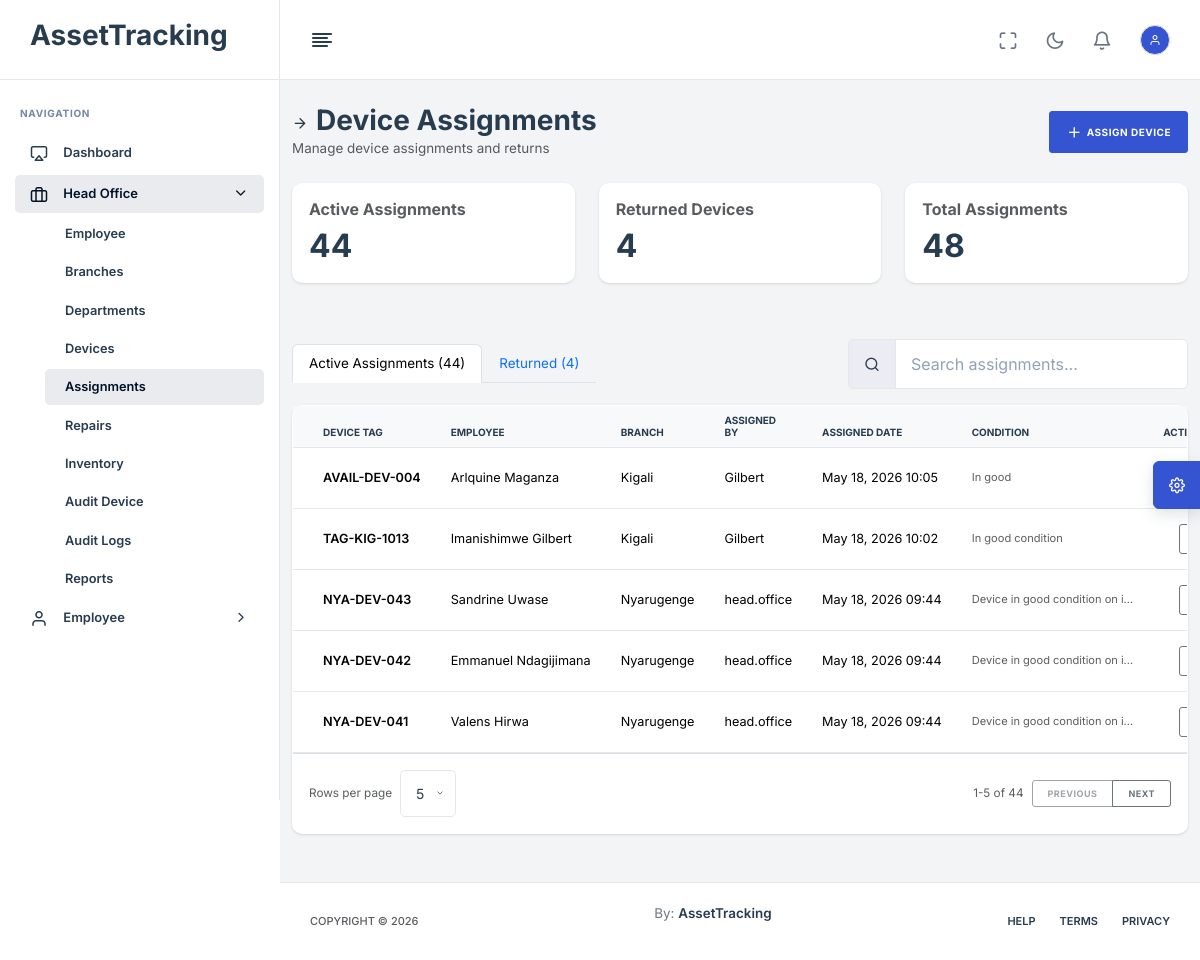
Before: /head-office/assignments/ (signed in) with the older database file.
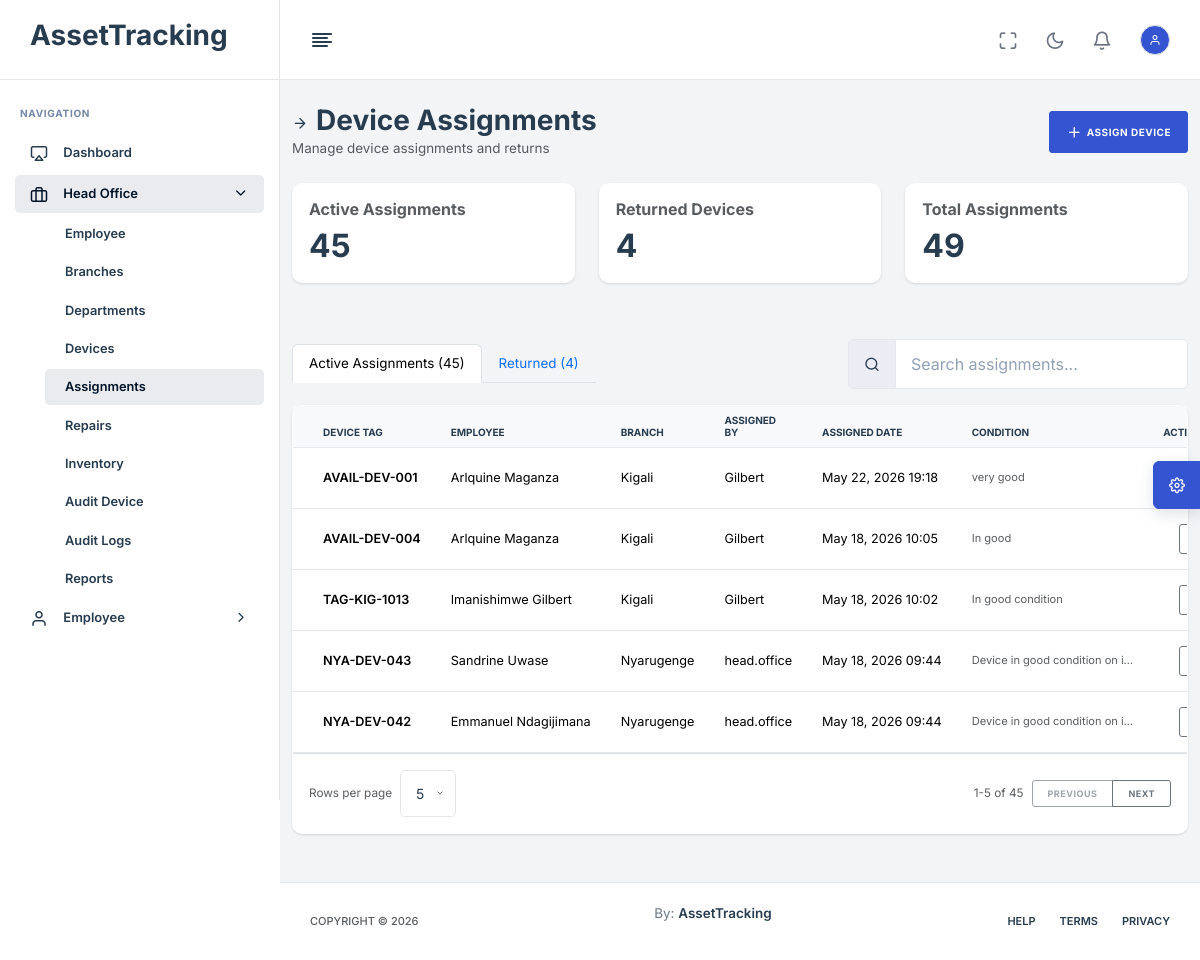
After: the same page with the newer database file.
### App/models.py (models this page shows, shortened)
class DeviceAssignment(models.Model):
    device = models.ForeignKey(Device, on_delete=models.CASCADE, related_name='assignments')
    employee = models.ForeignKey(Employee, on_delete=models.SET_NULL, null=True)
    branch = models.ForeignKey(Branch, on_delete=models.SET_NULL, null=True)
    assigned_by = models.ForeignKey(User, on_delete=models.SET_NULL, null=True, related_name='assigned_devices')
    received_by = models.ForeignKey(User, on_delete=models.SET_NULL, null=True, blank=True)
    assigned_date = models.DateTimeField(auto_now_add=True)
    returned_date = models.DateTimeField(null=True, blank=True)
    condition_on_issue = models.TextField(blank=True)
    condition_on_return = models.TextField(blank=True)
    class Meta:
        constraints = [
            models.UniqueConstraint(
                fields=['device'],
                condition=models.Q(returned_date__isnull=True),
                name='unique_active_assignment'
            )
        ]

class SoftDeleteModel(models.Model):
    is_deleted = models.BooleanField(default=False)
    deleted_at = models.DateTimeField(null=True, blank=True)
    deleted_by = models.ForeignKey(
        settings.AUTH_USER_MODEL,
        null=True,
        blank=True,
        on_delete=models.SET_NULL,
        related_name="%(class)s_deleted_records",
    )
    deletion_reason = models.TextField(blank=True)
    class Meta:
        abstract = True

class Device(SoftDeleteModel):
    STATUS_CHOICES = [
        ('AVAILABLE', 'Available'),
        ('ASSIGNED', 'Assigned'),
        ('PENDING_RETURN', 'Pending Return'),
        ('IN_REPAIR', 'In Repair'),
        ('COMPLETED', 'Completed'),
        ('REPAIRED', 'Repaired'),
        ('MISSING', 'Missing'),
        ('RETIRED', 'Retired'),
        ('DECOMMISSIONED', 'Decommissioned'),
    ]
    LOCATION_CHOICES = [
        ('HEAD_OFFICE', 'Head Office'),
        ('BRANCH', 'Branch'),
        ('EMPLOYEE', 'Employee'),
        ('TECHNICIAN', 'Head Office / Technician'),
    ]
    device_type = models.CharField(max_length=50)
    brand = models.CharField(max_length=100)
    model = models.CharField(max_length=100)
    serial_number = models.CharField(max_length=100, unique=True)
    company_tag = models.CharField(max_length=100, unique=True)  # QR / Barcode
    purchase_date = models.DateField(null=True, blank=True)
    warranty_expiry = models.DateField(null=True, blank=True)
    status = models.CharField(max_length=20, choices=STATUS_CHOICES, default='AVAILABLE')
    assigned_employee = models.ForeignKey('Employee', null=True, blank=True, on_delete=models.SET_NULL)
    assigned_branch = models.ForeignKey('Branch', null=True, blank=True, on_delete=models.SET_NULL)
    location_type = models.CharField(max_length=20, choices=LOCATION_CHOICES, default='HEAD_OFFICE')
    current_location = models.CharField(max_length=255, default="Head Office")
    condition_notes = models.TextField(blank=True)
    registered_at = models.DateTimeField(auto_now_add=True)
    decommissioned_at = models.DateTimeField(null=True, blank=True)
    decommissioned_by = models.ForeignKey(
        settings.AUTH_USER_MODEL,
        null=True,
        blank=True,
        on_delete=models.SET_NULL,
        related_name="decommissioned_devices",
    )
    decommission_reason = models.CharField(max_length=255, blank=True)
    decommission_notes = models.TextField(blank=True)
    previous_status_before_decommission = models.CharField(max_length=20, blank=True)
    last_location_before_decommission = models.CharField(max_length=255, blank=True)

class Employee(SoftDeleteModel):
    STATUS_CHOICES = [
        ('ACTIVE', 'Active'),
        ('INACTIVE', 'Inactive'),
        ('EXITED', 'Exited'),
    ]
    user = models.OneToOneField(settings.AUTH_USER_MODEL, on_delete=models.CASCADE, null=True, blank=True)
    employee_id = models.CharField(max_length=100, unique=True, null=True, blank=True)
    full_name = models.CharField(max_length=255)
    position = models.CharField(max_length=255)
    branch = models.ForeignKey(Branch, on_delete=models.SET_NULL, null=True, related_name='employees')
    department = models.ForeignKey(Department, on_delete=models.SET_NULL, null=True, blank=True)
    status = models.CharField(max_length=10, choices=STATUS_CHOICES, default='ACTIVE')
    hire_date = models.DateField(null=True, blank=True)
    exit_date = models.DateField(null=True, blank=True)

class Branch(SoftDeleteModel):
    name = models.CharField(max_length=255)
    location = models.CharField(max_length=255)
    manager = models.ForeignKey(
        'Employee',
        on_delete=models.SET_NULL,
        null=True,
        blank=True,
        related_name='managed_branches'
    )

class User(AbstractBaseUser, PermissionsMixin):
    ROLE_CHOICES = [
        ('HEAD_OFFICE', 'Head Office'),
        ('BRANCH_MANAGER', 'Branch Manager'),
        ('TECHNICIAN', 'Technician'),
        ('EMPLOYEE', 'Employee'),
    ]
    username = models.CharField(max_length=150, unique=True)
    email = models.EmailField(unique=True)
    role = models.CharField(max_length=20, choices=ROLE_CHOICES, default='EMPLOYEE')
    is_active = models.BooleanField(default=True)
    is_staff = models.BooleanField(default=False)
    must_change_password = models.BooleanField(default=False)
    date_joined = models.DateTimeField(auto_now_add=True)
    objects = UserManager()
    USERNAME_FIELD = 'username'
    REQUIRED_FIELDS = ['email']

### App/views.py (the view)
# urls.py: path("head-office/assignments/", head_office_assignments, name="head_office_assignments"),
@login_required
@role_required("HEAD_OFFICE")
def head_office_assignments(request):
    assignments = DeviceAssignment.objects.select_related(
        'device', 'employee', 'branch', 'assigned_by', 'received_by'
    ).all().order_by('-assigned_date')
    active_assignments = assignments.filter(returned_date__isnull=True)
    returned_assignments = assignments.filter(returned_date__isnull=False)
    employees = Employee.objects.filter(status='ACTIVE')
    available_devices = Device.objects.select_related('assigned_branch').filter(
        Q(status='AVAILABLE')
        | Q(status__in=['REPAIRED', 'COMPLETED'], assigned_employee__isnull=True)
    ).filter(is_deleted=False).exclude(status="DECOMMISSIONED")
    branches = Branch.objects.all()
    context = {
        'assignments': assignments,
        'active_assignments': active_assignments,
        'returned_assignments': returned_assignments,
        'employees': employees,
        'available_devices': available_devices,
        'branches': branches,
    }
    return render(request, "HeadOffice/Assignments.html", context)

### templates/HeadOffice/Assignments.html (shortened to what this page needs)
{% extends 'base.html' %}
{% load static %}
{% block content %}
<div class="container-fluid py-4">
    <div class="row mb-4">
        <div class="col-12">
            <div class="d-flex justify-content-between align-items-center">
                <div>
                    <h1 class="h3 mb-0"><i class="feather-arrow-right me-2"></i>Device Assignments</h1>
                    <p class="text-muted mb-0">Manage device assignments and returns</p>
                </div>
                <button class="btn btn-primary" data-bs-toggle="modal" data-bs-target="#assignDeviceModal">
                    <i class="feather-plus me-1"></i>Assign Device
                </button>
            </div>
        </div>
    </div>
    <div class="row mb-4">
        <div class="col-md-4 mb-2">
            <div class="card">
                <div class="card-body">
                    <h6 class="text-muted">Active Assignments</h6>
                    <h2 class="mb-0">{{ active_assignments|length }}</h2>
                </div>
            </div>
        </div>
        <div class="col-md-4 mb-2">
            <div class="card">
                <div class="card-body">
                    <h6 class="text-muted">Returned Devices</h6>
                    <h2 class="mb-0">{{ returned_assignments|length }}</h2>
                </div>
            </div>
        </div>
        <div class="col-md-4 mb-2">
            <div class="card">
                <div class="card-body">
                    <h6 class="text-muted">Total Assignments</h6>
                    <h2 class="mb-0">{{ assignments|length }}</h2>
                </div>
            </div>
        </div>
    </div>
    <div class="d-flex flex-column flex-lg-row gap-3 justify-content-between align-items-lg-center mb-3">
        <ul class="nav nav-tabs mb-0" role="tablist">
            <li class="nav-item" role="presentation">
                <button class="nav-link active" id="active-tab" data-bs-toggle="tab" data-bs-target="#active" type="button">
                    Active Assignments ({{ active_assignments|length }})
                </button>
            </li>
            <li class="nav-item" role="presentation">
                <button class="nav-link" id="returned-tab" data-bs-toggle="tab" data-bs-target="#returned" type="button">
                    Returned ({{ returned_assignments|length }})
                </button>
            </li>
        </ul>
        <div class="input-group w-100 w-lg-auto" style="max-width: 340px;">
            <span class="input-group-text"><i class="feather-search"></i></span>
            <input type="search" class="form-control" id="searchAssignments" data-table-search="#activeAssignmentsTable" placeholder="Search assignments...">
        </div>
    </div>
    <div class="tab-content">
        <div class="tab-pane fade show active" id="active" role="tabpanel">
            <div class="card">
                <div class="card-body p-0">
                    <div class="table-responsive">
                        <table class="table table-hover table-sm align-middle mb-0" id="activeAssignmentsTable">
                            <thead class="table-light">
                                <tr>
                                    <th>Device Tag</th>
                                    <th>Employee</th>
                                    <th>Branch</th>
                                    <th>Assigned By</th>
                                    <th>Assigned Date</th>
                                    <th>Condition</th>
                                    <th class="text-end">Actions</th>
                                </tr>
                            </thead>
                            <tbody>
                                {% for assignment in active_assignments %}
                                <tr>
                                    <td>
                                        <strong>{{ assignment.device.company_tag }}</strong>
                                    </td>
                                    <td>{{ assignment.employee.full_name }}</td>
                                    <td>{{ assignment.branch.name }}</td>
                                    <td>{{ assignment.assigned_by.username }}</td>
                                    <td>{{ assignment.assigned_date|date:"M d, Y H:i" }}</td>
                                    <td>
                                        <small class="text-muted">{{ assignment.condition_on_issue|truncatechars:30 }}</small>
                                    </td>
                                    <td class="text-end">
                                        <div class="dropdown action-menu">
                                            <button class="btn btn-sm btn-outline-secondary action-menu-btn dropdown-toggle" type="button" data-bs-toggle="dropdown" aria-expanded="false" title="Actions">
                                            </button>
                                        </div>
                                    </td>
                                </tr>
                                {% empty %}
                                <tr>
                                    <td colspan="7" class="text-center text-muted py-4">
                                        No active assignments
                                    </td>
                                </tr>
                                {% endfor %}
                            </tbody>
                        </table>
                    </div>
                </div>
            </div>
        </div>
    </div>
</div>
{% endblock %}

Changed rows visible on the page:
no longer on this page (row unchanged): DeviceAssignment: device.company_tag "NYA-DEV-041", employee.full_name "Valens Hirwa", branch.name "Nyarugenge", assigned_by.username "head.office", assigned_date "May 18, 2026 09:44", condition_on_issue "Device in good condition on i…"
added DeviceAssignment: device.company_tag "AVAIL-DEV-001", employee.full_name "Arlquine Maganza", branch.name "Kigali", assigned_by.username "Gilbert", assigned_date "May 22, 2026 19:18", condition_on_issue "very good"
Other visible differences:
{{ active_assignments|length }}: "44" → "45"
{{ assignments|length }}: "48" → "49"
text written by a page script: "Rows per page 1-5 of 44 PREVIOUS NEXT" → "Rows per page 1-5 of 45 PREVIOUS NEXT"
